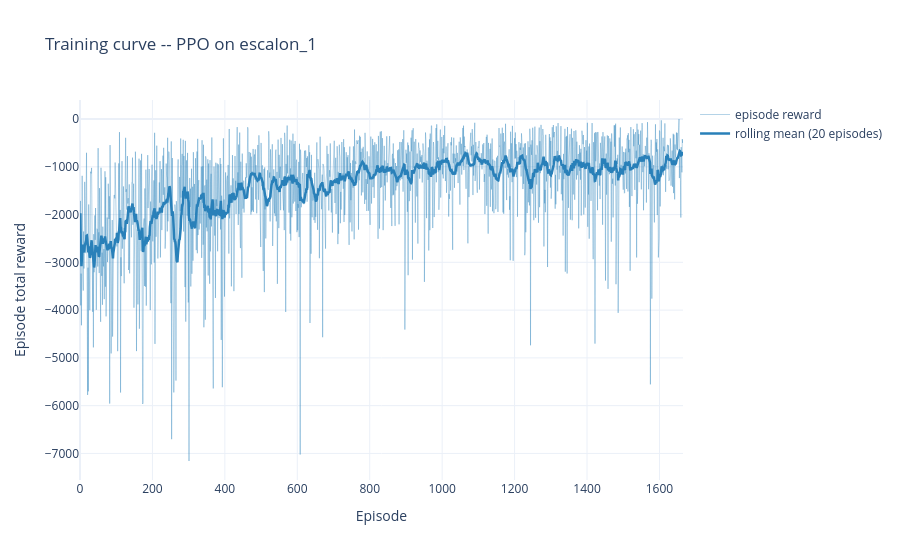

The cell this chart's notebook holds for it:
### Code cell
import plotly.graph_objects as go

# Se lee el CSV del monitor DIRECTAMENTE (no con `load_results(OUT_DIR)`, que junta
# TODOS los *.monitor.csv de la carpeta -- mezclaria esta corrida con la de
# 04a_verificacion_toy_rl.ipynb, que guarda la suya en el mismo OUT_DIR).
monitor_path = OUT_DIR / "monitor.monitor.csv"
df_monitor = pd.read_csv(monitor_path, skiprows=1)
y = df_monitor["r"].values
x = list(range(len(y)))

fig = go.Figure()
fig.add_trace(go.Scatter(x=x, y=y, mode="lines", line=dict(width=1, color="rgba(41,128,185,0.35)"), name="episode reward"))
if len(y) >= 20:
    media_movil = pd.Series(y).rolling(20, min_periods=1).mean()
    fig.add_trace(go.Scatter(x=x, y=media_movil, mode="lines", line=dict(width=2.5, color="#2980b9"), name="rolling mean (20 episodes)"))
fig.update_layout(
    title=f"Training curve -- PPO on {cfg_entren['escalon_base']}",
    xaxis_title="Episode", yaxis_title="Episode total reward",
    template="plotly_white",
)
fig.write_html(OUT_DIR / "training_curve.html")
fig.show()

print(f"{len(x)} episodes trained. Reward -- first 20: {y[:20].mean():.2f}, last 20: {y[-20:].mean():.2f}")

### Figure 1 — Plotly figure (JSON) as saved in the notebook; plotly's stock layout.template omitted (floating-point values rounded to 4 significant figures; data arrays with more than 128 entries replaced by an {"elided": "..."} marker saying what was removed)
{"data": [{"line": {"color": "rgba(41,128,185,0.35)", "width": 1}, "mode": "lines", "name": "episode reward", "type": "scatter", "x": {"elided": "1666 int values"}, "y": {"elided": "1666 float values"}}, {"line": {"color": "#2980b9", "width": 2.5}, "mode": "lines", "name": "rolling mean (20 episodes)", "type": "scatter", "x": {"elided": "1666 int values"}, "y": {"elided": "1666 float values"}}], "layout": {"title": {"text": "Training curve -- PPO on escalon_1"}, "xaxis": {"title": {"text": "Episode"}}, "yaxis": {"title": {"text": "Episode total reward"}}}}
